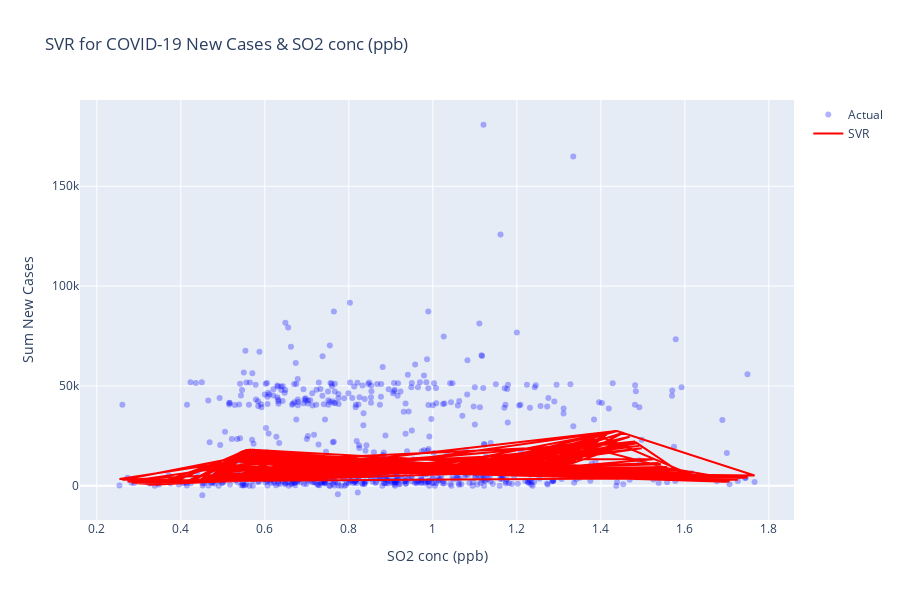

Notebook cell for this chart:
### Code cell
## Perform regression modeling via SVR
x = NewData['SO2 conc (ppb)']
x = x.values.reshape(-1, 1)
y = NewData['Sum New Cases']
#--------------------------------------------------------------
# SVR model with hyperparameter optimization
#--------------------------------------------------------------
# Split the data into train and test sets
x_train, x_test, y_train, y_test = train_test_split(x, y, test_size=0.2, random_state=42)

# Create a pipeline with StandardScaler and SVR
pipeline = Pipeline([('scaler', StandardScaler()),
                     ('svr', SVR(kernel='rbf'))])

# Define the parameter grid for hyperparameter optimization
param_grid = {'svr__C': [10000, 1000000, 100],
              'svr__gamma': [10, 1000, 100]}
# param_grid = {'svr__C': [100, 1000, 100],
#               'svr__gamma': [1, 1000, 100]}

# Perform grid search with cross-validation on train data
grid_search = GridSearchCV(pipeline, param_grid)
grid_search.fit(x_train, y_train)

# Predict using best model on test data
best_svr = grid_search.best_estimator_
y_svr_pred_test = best_svr.predict(x_test)

# Calculate R2 and RMSE for SVR model
svr_r2 = r2_score(y_test, y_svr_pred_test)
svr_rmse = np.sqrt(mean_squared_error(y_test, y_svr_pred_test))

print("Model Evaluation")
print("\nSupport Vector Regression: RMSE=%.2f, R2=%.2f" % (svr_rmse, svr_r2))
print("Hyperparameters:", best_svr, "\n")

# Plot the model
import plotly.graph_objects as go

xtt = NewData['SO2 conc (ppb)']#df_chatter['date'].dt.strftime('%Y-%m-%d')
scatter_actual = go.Scatter(x=xtt, y=y, mode='markers', name='Actual', marker=dict(color='blue', opacity=0.3))

# line_regression = go.Scatter(x=xtt, y=y_linear_pred, mode='lines', name='LR', line=dict(color='red', dash='dash'))

y_svr_pred = best_svr.predict(x) # Plot on all data
line_svr = go.Scatter(x=xtt, y=y_svr_pred, mode='lines', name='SVR', line=dict(color='red'))

data = [scatter_actual, line_svr]

layout = go.Layout(xaxis=dict(title='SO2 conc (ppb)'),
                   yaxis=dict(title='Sum New Cases'),
                   title='SVR for COVID-19 New Cases & SO2 conc (ppb)',
                   showlegend=True,
                   height=600)

fig = go.Figure(data=data, layout=layout)
fig.show()

### Figure 1 — Plotly figure (JSON) as saved in the notebook; plotly's stock layout.template omitted (floating-point values rounded to 4 significant figures; data arrays with more than 128 entries replaced by an {"elided": "..."} marker saying what was removed)
{"data": [{"marker": {"color": "blue", "opacity": 0.3}, "mode": "markers", "name": "Actual", "type": "scatter", "x": {"elided": "713 float values"}, "y": {"elided": "713 float values"}}, {"line": {"color": "red"}, "mode": "lines", "name": "SVR", "type": "scatter", "x": {"elided": "713 float values"}, "y": {"elided": "713 float values"}}], "layout": {"height": 600, "showlegend": true, "title": {"text": "SVR for COVID-19 New Cases & SO2 conc (ppb)"}, "xaxis": {"title": {"text": "SO2 conc (ppb)"}}, "yaxis": {"title": {"text": "Sum New Cases"}}}}
